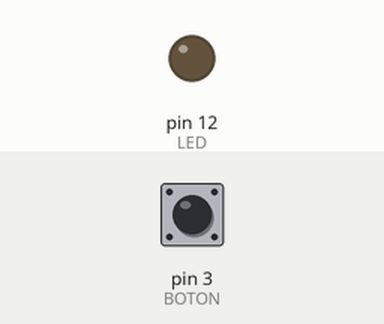
Simulated run of this sketch. Board: Arduino Uno, built with avr-gcc and run on an emulated ATmega328P. On the bench: output pins drawn as LEDs (lit = HIGH). The inputs (shaded band) are chosen by the test bench; at power-on: pin 3 (BOTON) HIGH.

Above: at 1.2 s.
1.3 s: pin 3 (BOTON) pulled LOW for 0.15 s
At 2.2 s:
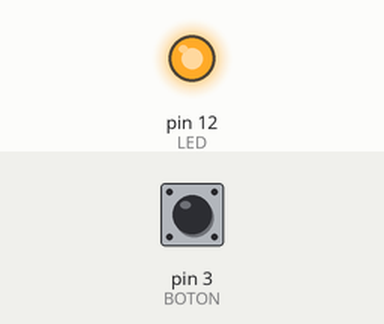
4.4 s: pin 3 (BOTON) pulled LOW for 1 s
At 6.5 s:
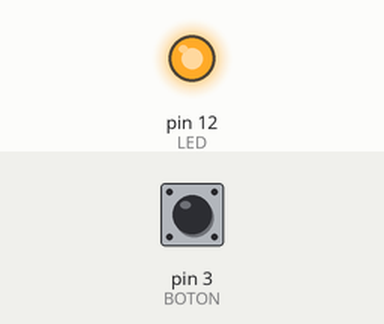
8.4 s: pin 3 (BOTON) pulled LOW for 3.2 s
At 13.0 s:
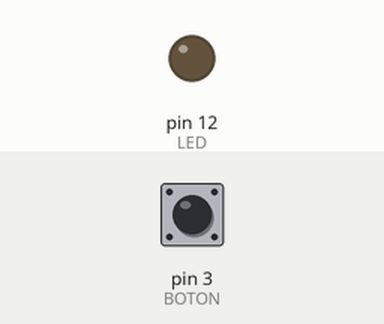
Timing chart, 0 to 14.5 s (numbered marks = the images above; inputs shaded):
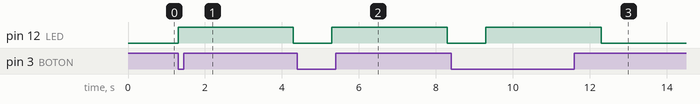

The sketch:

ej_4.1.ino
```cpp
/*
Ejercicio 4-1
(primer botón) colocar un botón INPUT_PULLUP, que permita encender una luz por
3 segundos cada vez que se presiona y está apagada.
*/

#define LED 12
#define BOTON 3

void setup()
{
  //necesitamos configurar la entrada como
  //INPUT_PULLUP si no agregamos la resistencia externa
  pinMode(BOTON, INPUT_PULLUP);
  pinMode(LED, OUTPUT);
}

void loop()
{
  int sensorVal = digitalRead(BOTON);

  if (sensorVal == 0)
  {
    digitalWrite(LED, HIGH);
  	delay(3000);
    digitalWrite(LED, LOW);
  	delay(1000);

  }
}
```

Measured:
- after the input at 1.3 s, pin 12 (LED): LOW → HIGH at once, → LOW 3.0 s later
- after the input at 4.4 s, pin 12 (LED): LOW → HIGH after 0.90 s, → LOW 3.0 s later
- after the input at 8.4 s, pin 12 (LED): LOW → HIGH after 0.90 s, → LOW 3.0 s later
